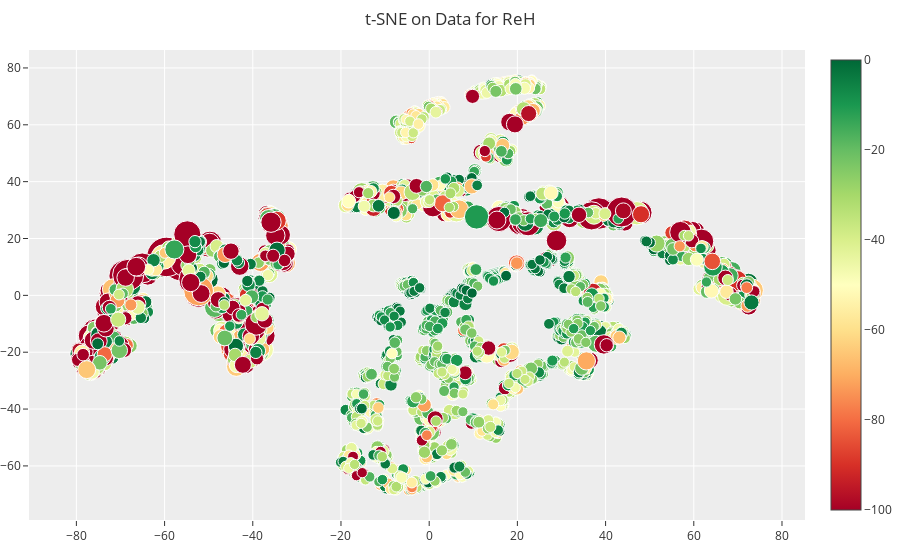

Notebook source saved alongside this figure:
### Code cell
df["size"] = hs
df["col"] = h
splot = go.Figure(data=go.Scatter(
    x = df["comp-1"],
    y = df["comp-2"],
    mode='markers',
    marker=dict(
        showscale=True,
        cmax=0,
        cmin=-100,
        size=df["size"],
        color=df["col"],                # set color to an array/list of desired values
        colorscale='RdYlGn',   # choose a colorscale
        opacity=1
        ),
    )
)

splot.update_traces
splot.update_layout(
    title = 't-SNE on Data for ReH',
    template='ggplot2',
    margin=dict(r=0, b=40, l=0, t=50)
)

splot.show()

### Figure 1 — Plotly figure (JSON) as saved in the notebook; plotly's stock layout.template omitted (floating-point values rounded to 4 significant figures; data arrays with more than 128 entries replaced by an {"elided": "..."} marker saying what was removed)
{"data": [{"marker": {"cmax": 0, "cmin": -100, "color": {"elided": "3224 float values"}, "colorscale": [[0, "rgb(165,0,38)"], [0.1, "rgb(215,48,39)"], [0.2, "rgb(244,109,67)"], [0.3, "rgb(253,174,97)"], [0.4, "rgb(254,224,139)"], [0.5, "rgb(255,255,191)"], [0.6, "rgb(217,239,139)"], [0.7, "rgb(166,217,106)"], [0.8, "rgb(102,189,99)"], [0.9, "rgb(26,152,80)"], [1, "rgb(0,104,55)"]], "opacity": 1, "showscale": true, "size": {"elided": "3224 float values"}}, "mode": "markers", "type": "scatter", "x": {"elided": "3224 float values"}, "y": {"elided": "3224 float values"}}], "layout": {"margin": {"b": 40, "l": 0, "r": 0, "t": 50}, "title": {"text": "t-SNE on Data for ReH"}}}
